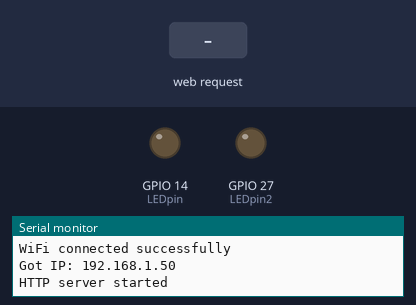
Bench run of a sketch on a simulated ESP32. Parts: output pins drawn as LEDs (lit = HIGH), the last lines printed to the serial monitor. Inputs (shaded band) come from the test bench. WiFi joins after 1.5 s; servers stay silent unless stated.

Above: at 3.2 s.
3.3 s: HTTP request GET /led/on received
At 3.6 s:
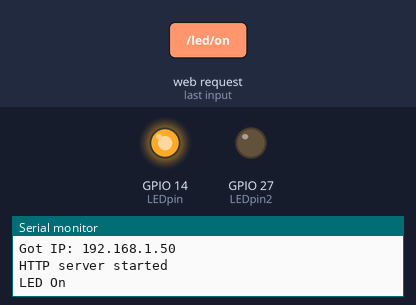
4.8 s: HTTP request GET /led/off received
At 6.0 s:
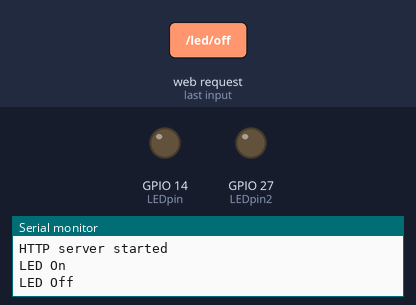
Timing chart, 0 to 7.8 s (numbered marks = the images above; inputs shaded):
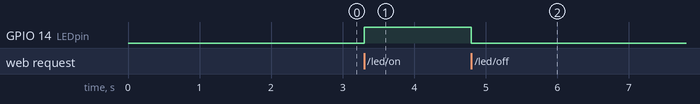

The sketch:

HW10.ino
```cpp
#include "WiFi.h"
#include "WebServer.h"

// SSID & Password
const char* ssid = "Sexy Guy";
const char* password = "00000000";

const byte LEDpin = 14;
const byte LEDpin2 = 27;

IPAddress local_IP(192, 168, 62, 184);
// Set your Gateway IP address
IPAddress gateway(192, 168, 62, 1);

//設定子網路遮罩

IPAddress subnet(255, 255, 255, 0);
IPAddress primaryDNS(192, 168, 62, 1);   //optional
IPAddress secondaryDNS(0, 0, 0, 0); //option

WebServer server(80);  // Object of WebServer(HTTP port, 80 is defult)

void setup() {
  Serial.begin(115200);
  Serial.println("Try Connecting to ");
  Serial.println(ssid);

  // Connect to your wi-fi modem
  WiFi.begin(ssid, password);
  if (!WiFi.config(local_IP, gateway, subnet , primaryDNS , secondaryDNS)) {
    Serial.println("STA Failed to configure");
  }
  // Check wi-fi is connected to wi-fi network
  while (WiFi.status() != WL_CONNECTED) {
    Serial.print(".");
    delay(1000);
  }
  Serial.println("");
  Serial.println("WiFi connected successfully");
  Serial.print("Got IP: ");
  Serial.println(WiFi.localIP());  //Show ESP32 IP on serial

  //建立server的路徑
  createWebServer();

  //server啟動
  server.begin();
  Serial.println("HTTP server started");


  pinMode(LEDpin , OUTPUT);
  ledcSetup(0 , 2000, 8);
  ledcSetup(1 ,8000 , 8);
  ledcAttachPin(LEDpin, 0);
  ledcAttachPin(LEDpin2, 1);

}

void loop() {
  server.handleClient();  //handleClient要寫在loop
}


//----設定HTML資料----
String htmlContent = "\
  <!DOCTYPE html>\
   <html>\
    <head>\
      <style>\
        body{ display: flex; flex-direction: column;}\
         a { background: #CEF2F4; width: 200px; height: 50px; margin: 20px; font-size: 30pt; text-decoration: none;}\
      </style>\
    </head>\
    <body>\
      <a href='/led/on'>LED ON</a>\
      <a href='/led/off'>LED OFF</a>\
      <form method='get' action='/led/setLightBrightness'>\
        <label>Led Brightness</label>\
        <input type='number' name='lightBrightness'><input type='submit'>\
      </form>\
    </body>\
  </html>";

String LEDOpenPage = "\
  <!DOCTYPE html>\
   <html>\
    <head>\
      <style>\
        body{ display: flex; flex-direction: column;}\
         a { background: #CEF2F4; width: 200px; height: 50px; margin: 20px; font-size: 30pt; text-decoration: none;}\
      </style>\
    </head>\
    <body>\
      <h1>LED OPEN</h1>\
      <a href='/'>Back</a>\
    </body>\
  </html>";

String LEDCLOSEPage = "\
  <!DOCTYPE html>\
   <html>\
    <head>\
      <style>\
        body{ display: flex; flex-direction: column;}\
        a { background: #CEF2F4; width: 200px; height: 50px; margin: 20px; font-size: 30pt; text-decoration: none;}\
      </style>\
    </head>\
    <body>\
      <h1>LED CLOSE</h1>\
      <a href='/'>Back</a>\
    </body>\
  </html>";

//------設定路徑------
void createWebServer()
{
  //初始頁面
  server.on("/", []() {
      server.send(200, "text/html", htmlContent);
  });

  server.on("/led/on", []() {
    Serial.println("LED On");

    //add your code here
    ledcWrite(0 , 1023);

    String response = "{\"LED On Success\"}";
    server.send(200, "text/html", LEDOpenPage);
  });
  server.on("/led/off", []() {
    Serial.println("LED Off");

    //add your code here
     ledcWrite(0 , 0);

    String response = "{\"LED Off Success\"}";
    server.send(200, "text/html", LEDCLOSEPage);
  });
  server.on("/led/setLightBrightness", []() {
    //以server.arg&引數名稱，取得form傳來的資料
    int lightBrightness = server.arg("lightBrightness").toInt();
    //判斷條件
    if(lightBrightness>=0 && lightBrightness<=1024){
      Serial.print("Set Brightness: ");
      Serial.println(lightBrightness);
      ledcWrite(1 , map(lightBrightness , 0 , 1024 , 0 ,255));
      //add your code here

      String response = "Set Brightness: " + (String)lightBrightness;
      server.send(200, "application/json", response);
    }
    else {
      String response = "{\"Error\":\"over range 0-1024\"}";
      server.send(404, "application/json", response);
    }
  });
}
```

Measured:
- after the input at 3.3 s, GPIO 14 (LEDpin): LOW → HIGH at once
- after the input at 4.8 s, GPIO 14 (LEDpin): HIGH → LOW at once
